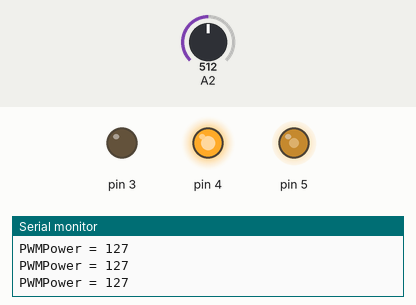
Recording of a sketch running on a simulated Arduino Uno, built with avr-gcc and run on an emulated ATmega328P. Parts: output pins drawn as LEDs (lit = HIGH), the last lines printed to the serial monitor. The test bench sets the inputs (shaded band); at power-on: A2 = 512.

Above: at 1.2 s.
1.3 s: A2 set to 409
At 2.5 s:
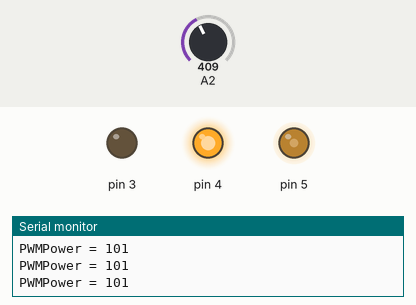
4.3 s: A2 set to 383
At 5.8 s:
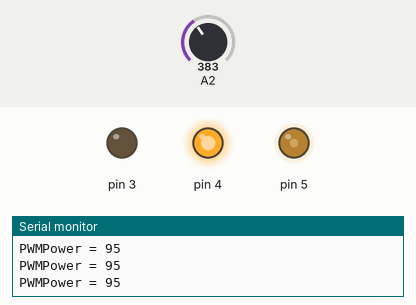
7.3 s: A2 set to 43
At 7.9 s:
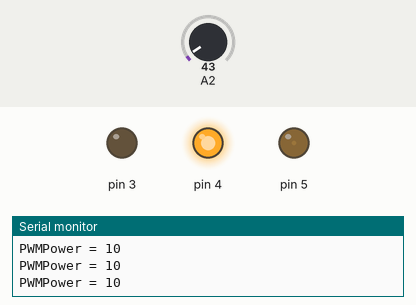
8.8 s: A2 set to 38
At 10.1 s:
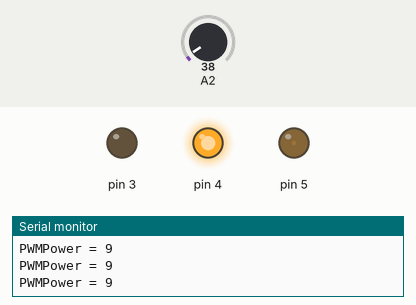
11.8 s: A2 set to 716
At 12.5 s:
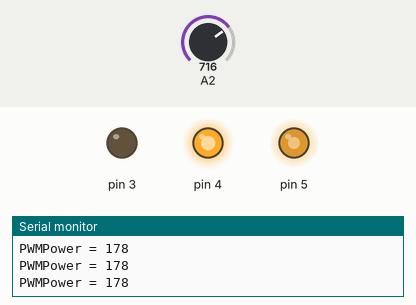
13.3 s: A2 set to 511
At 14.1 s:
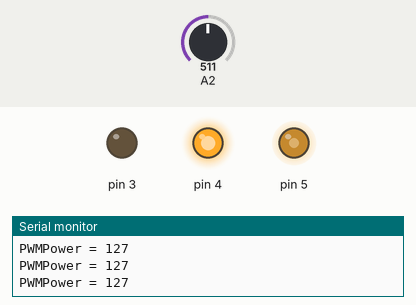
Timing chart, 0 to 16.3 s (numbered marks = the images above; inputs shaded):
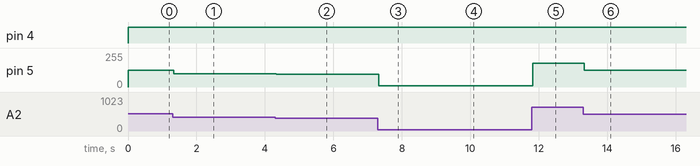

The sketch:

ex5.ino
```cpp
int val;// 변수선언

void setup() {
  Serial.begin(9600);
  pinMode(3,OUTPUT);// 3번핀 출력모드 선언
  pinMode(4,OUTPUT);// 4번핀 출력모드 선언
}

void loop() {
  val=analogRead(2); // 가변저항 값 읽기
  val=map(val,0,1023,0,255);// 0~1023을 0~255로 변환

  Serial.print("PWMPower = "); // 문자열 출력
  Serial.println(val); // 시리얼 모니터 출력

  digitalWrite(3,LOW); // 모터 회전
  digitalWrite(4,HIGH);
  analogWrite(5,val);

}
```

Measured:
- after the input at 1.3 s, pin 5: 127/255 → 101/255 at once
- after the input at 4.3 s, pin 5: 101/255 → 95/255 at once
- after the input at 7.3 s, pin 5: 95/255 → 10/255 at once
- after the input at 8.8 s, pin 5: 10/255 → 9/255 at once
- after the input at 11.8 s, pin 5: 9/255 → 178/255 at once
- after the input at 13.3 s, pin 5: 178/255 → 127/255 at once
